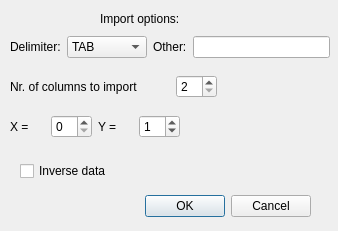
<?xml version="1.0" encoding="UTF-8"?>
<ui version="4.0">
 <class>Dialog</class>
 <widget class="QDialog" name="Dialog">
  <property name="geometry">
   <rect>
    <x>0</x>
    <y>0</y>
    <width>338</width>
    <height>231</height>
   </rect>
  </property>
  <property name="windowTitle">
   <string>Dialog</string>
  </property>
  <property name="windowIcon">
   <iconset>
    <normaloff>icon.png</normaloff>icon.png</iconset>
  </property>
  <widget class="QDialogButtonBox" name="buttonBox">
   <property name="geometry">
    <rect>
     <x>-30</x>
     <y>190</y>
     <width>341</width>
     <height>32</height>
    </rect>
   </property>
   <property name="orientation">
    <enum>Qt::Horizontal</enum>
   </property>
   <property name="standardButtons">
    <set>QDialogButtonBox::Cancel|QDialogButtonBox::Ok</set>
   </property>
  </widget>
  <widget class="QCheckBox" name="checkBox">
   <property name="geometry">
    <rect>
     <x>20</x>
     <y>160</y>
     <width>131</width>
     <height>22</height>
    </rect>
   </property>
   <property name="text">
    <string>Inverse data</string>
   </property>
  </widget>
  <widget class="QLabel" name="label_3">
   <property name="geometry">
    <rect>
     <x>100</x>
     <y>10</y>
     <width>151</width>
     <height>18</height>
    </rect>
   </property>
   <property name="text">
    <string>Import options:</string>
   </property>
  </widget>
  <widget class="QWidget" name="layoutWidget">
   <property name="geometry">
    <rect>
     <x>10</x>
     <y>70</y>
     <width>320</width>
     <height>34</height>
    </rect>
   </property>
   <layout class="QHBoxLayout" name="horizontalLayout_2">
    <item>
     <widget class="QLabel" name="label_5">
      <property name="minimumSize">
       <size>
        <width>160</width>
        <height>0</height>
       </size>
      </property>
      <property name="text">
       <string>Nr. of columns to import</string>
      </property>
     </widget>
    </item>
    <item>
     <widget class="QSpinBox" name="spinBox">
      <property name="minimumSize">
       <size>
        <width>20</width>
        <height>0</height>
       </size>
      </property>
      <property name="minimum">
       <number>2</number>
      </property>
      <property name="value">
       <number>2</number>
      </property>
     </widget>
    </item>
    <item>
     <spacer name="horizontalSpacer">
      <property name="orientation">
       <enum>Qt::Horizontal</enum>
      </property>
      <property name="sizeHint" stdset="0">
       <size>
        <width>70</width>
        <height>20</height>
       </size>
      </property>
     </spacer>
    </item>
   </layout>
  </widget>
  <widget class="QWidget" name="layoutWidget_2">
   <property name="geometry">
    <rect>
     <x>10</x>
     <y>110</y>
     <width>320</width>
     <height>34</height>
    </rect>
   </property>
   <layout class="QHBoxLayout" name="horizontalLayout_3">
    <item>
     <widget class="QLabel" name="label_7">
      <property name="minimumSize">
       <size>
        <width>35</width>
        <height>0</height>
       </size>
      </property>
      <property name="text">
       <string>X =</string>
      </property>
     </widget>
    </item>
    <item>
     <widget class="QSpinBox" name="spinBox_2">
      <property name="minimumSize">
       <size>
        <width>40</width>
        <height>0</height>
       </size>
      </property>
      <property name="minimum">
       <number>0</number>
      </property>
      <property name="value">
       <number>0</number>
      </property>
     </widget>
    </item>
    <item>
     <widget class="QLabel" name="label_8">
      <property name="minimumSize">
       <size>
        <width>35</width>
        <height>0</height>
       </size>
      </property>
      <property name="text">
       <string>Y =</string>
      </property>
     </widget>
    </item>
    <item>
     <widget class="QSpinBox" name="spinBox_3">
      <property name="minimumSize">
       <size>
        <width>40</width>
        <height>0</height>
       </size>
      </property>
      <property name="minimum">
       <number>0</number>
      </property>
      <property name="value">
       <number>1</number>
      </property>
     </widget>
    </item>
    <item>
     <spacer name="horizontalSpacer_2">
      <property name="orientation">
       <enum>Qt::Horizontal</enum>
      </property>
      <property name="sizeHint" stdset="0">
       <size>
        <width>100</width>
        <height>20</height>
       </size>
      </property>
     </spacer>
    </item>
   </layout>
  </widget>
  <widget class="QWidget" name="">
   <property name="geometry">
    <rect>
     <x>10</x>
     <y>30</y>
     <width>320</width>
     <height>34</height>
    </rect>
   </property>
   <layout class="QHBoxLayout" name="horizontalLayout">
    <item>
     <widget class="QLabel" name="label">
      <property name="text">
       <string>Delimiter:</string>
      </property>
     </widget>
    </item>
    <item>
     <widget class="QComboBox" name="comboBox">
      <property name="minimumSize">
       <size>
        <width>80</width>
        <height>0</height>
       </size>
      </property>
      <item>
       <property name="text">
        <string>TAB</string>
       </property>
      </item>
      <item>
       <property name="text">
        <string>Space</string>
       </property>
      </item>
      <item>
       <property name="text">
        <string>,</string>
       </property>
      </item>
      <item>
       <property name="text">
        <string>|</string>
       </property>
      </item>
      <item>
       <property name="text">
        <string>Other</string>
       </property>
      </item>
     </widget>
    </item>
    <item>
     <widget class="QLabel" name="label_2">
      <property name="text">
       <string>Other:</string>
      </property>
     </widget>
    </item>
    <item>
     <widget class="QLineEdit" name="lineEdit">
      <property name="minimumSize">
       <size>
        <width>40</width>
        <height>0</height>
       </size>
      </property>
      <property name="whatsThis">
       <string/>
      </property>
      <property name="accessibleDescription">
       <string/>
      </property>
      <property name="inputMask">
       <string/>
      </property>
      <property name="text">
       <string/>
      </property>
      <property name="placeholderText">
       <string comment="specify" extracomment="specify delimiter"/>
      </property>
      <property name="clearButtonEnabled">
       <bool>false</bool>
      </property>
     </widget>
    </item>
   </layout>
  </widget>
 </widget>
 <resources/>
 <connections>
  <connection>
   <sender>buttonBox</sender>
   <signal>accepted()</signal>
   <receiver>Dialog</receiver>
   <slot>accept()</slot>
   <hints>
    <hint type="sourcelabel">
     <x>248</x>
     <y>254</y>
    </hint>
    <hint type="destinationlabel">
     <x>157</x>
     <y>274</y>
    </hint>
   </hints>
  </connection>
  <connection>
   <sender>buttonBox</sender>
   <signal>rejected()</signal>
   <receiver>Dialog</receiver>
   <slot>reject()</slot>
   <hints>
    <hint type="sourcelabel">
     <x>316</x>
     <y>260</y>
    </hint>
    <hint type="destinationlabel">
     <x>286</x>
     <y>274</y>
    </hint>
   </hints>
  </connection>
 </connections>
</ui>
